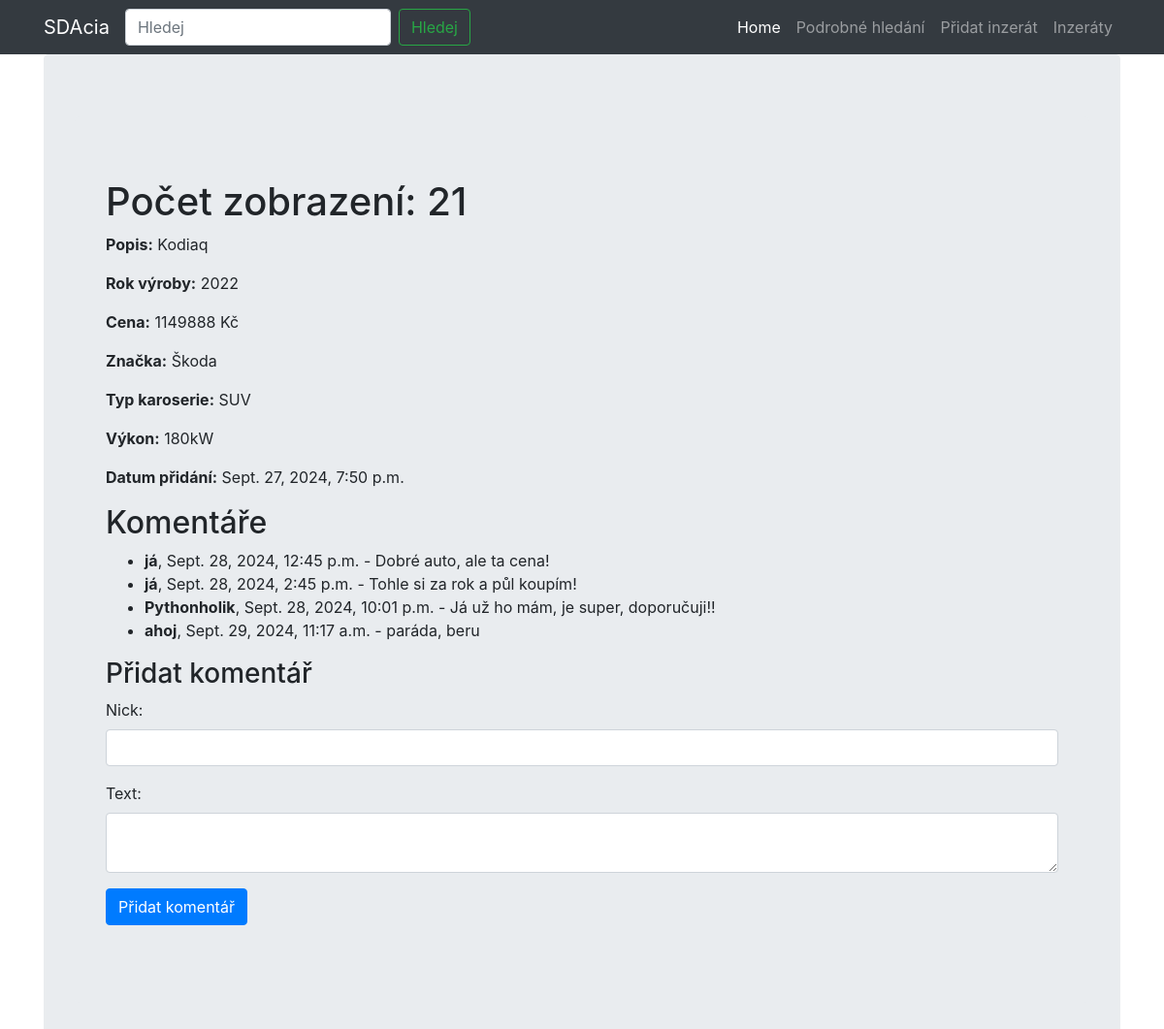
The page /inzeraty/1/ on the database its author committed.
### viewer/models.py (models this page shows, shortened)
class Inzeraty(Model):
    popis = CharField(max_length=128)
    znacka = ForeignKey(ZnackyAut, on_delete=DO_NOTHING)
    karoserie = ForeignKey(TypKaroserie, on_delete=DO_NOTHING)
    vykon = CharField(max_length=128)
    rok_vyroby = PositiveIntegerField()
    cena = PositiveIntegerField()
    datum_pridani = DateTimeField(default=datetime.now)
    pocet_zobrazeni = PositiveIntegerField(default=0)
    vytvoreno = DateTimeField(auto_now_add=True)

class ZnackyAut(Model):
    znacka = CharField(max_length=128)
    def __str__(self):
        return self.znacka

class TypKaroserie(Model):
    karoserie = CharField(max_length=128)
    def __str__(self):
        return self.karoserie

class Komentare(Model):
    nick = CharField(max_length=64)
    inzeraty = ForeignKey(Inzeraty, on_delete=DO_NOTHING, related_name="komentare_set")
    text = TextField()
    datum_komentare = DateTimeField(default=datetime.now)

### viewer/views.py (the view, shortened to what this page needs)
# urls.py: path('inzeraty/', inzeraty_list, name='inzeraty_list'),
def inzeraty(request, pk):
    inzerat = Inzeraty.objects.get(pk=pk)
    inzerat.pocet_zobrazeni += 1
    inzerat.save()
    return render(request, template_name='inzeraty.html', context={'inzerat': inzerat})

### viewer/templates/inzeraty.html (shortened to what this page needs)
{% extends 'base.html' %}
{% block content %}
<div class="jumbotron">
    <h1>Počet zobrazení: {{ inzerat.pocet_zobrazeni }}</h1>
    <p><strong>Popis:</strong> {{ inzerat.popis }}</p>
    <p><strong>Rok výroby:</strong> {{ inzerat.rok_vyroby }}</p>
    <p><strong>Cena:</strong> {{ inzerat.cena }} Kč</p>
    <p><strong>Značka:</strong> {{ inzerat.znacka }}</p>
    <p><strong>Typ karoserie:</strong> {{ inzerat.karoserie }}</p>
    <p><strong>Výkon:</strong> {{ inzerat.vykon }}</p>
    <p><strong>Datum přidání:</strong> {{ inzerat.datum_pridani }}</p>
    <h2>Komentáře</h2>
    <ul>
        {% for komentar in inzerat.komentare_set.all %}
            <li><strong>{{ komentar.nick }}</strong>, {{ komentar.datum_komentare }} - {{ komentar.text }}</li>
        {% empty %}
            <li>Zatím žádné komentáře.</li>
        {% endfor %}
    </ul>
    <h3>Přidat komentář</h3>
    <form method="post" action="">
        <div class="form-group">
            <label for="nick">Nick:</label>
            <input type="text" id="nick" name="nick" class="form-control" required>
        </div>
        <div class="form-group">
            <label for="text">Text:</label>
            <textarea id="text" name="text" class="form-control" required></textarea>
        </div>
        <button type="submit" class="btn btn-primary">Přidat komentář</button>
    </form>
</div>
{% endblock %}

### rows shown on the page
Inzeraty: pocet_zobrazeni "21", popis "Kodiaq", rok_vyroby "2022", cena "1149888", znacka "Škoda", karoserie "SUV", vykon "180kW", datum_pridani "Sept. 27, 2024, 7:50 p.m."
Komentare: nick "já", datum_komentare "Sept. 28, 2024, 12:45 p.m.", text "Dobré auto, ale ta cena!"
Komentare: nick "já", datum_komentare "Sept. 28, 2024, 2:45 p.m.", text "Tohle si za rok a půl koupím!"
Komentare: nick "Pythonholik", datum_komentare "Sept. 28, 2024, 10:01 p.m.", text "Já už ho mám, je super, doporučuji!!"
Komentare: nick "ahoj", datum_komentare "Sept. 29, 2024, 11:17 a.m.", text "paráda, beru"
